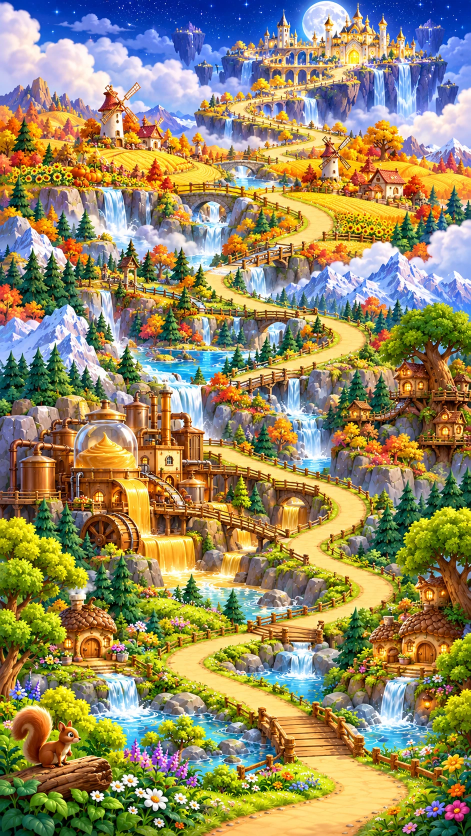
#> input picture web/art/maps/campaign-overview.webp, 941 x 1672 px (shown at 1/2 size)
$ python prepare_assets.py
#> lines starting #> are read from the running program, lines starting #| are printed output that depends on the picture
#!/usr/bin/env python3
"""Convert committed approved art to SDL3-core-readable BMP without replacing art."""
from pathlib import Path
import json
import struct
from PIL import Image

ROOT = Path(__file__).resolve().parents[1]
OUT = ROOT / "native" / "generated-assets" / "data"
NUTS = ["peanut","walnut","almond","cashew","hazelnut","pistachio","gold-acorn",
        "beechnut","brazil-nut","candlenut","chestnut","coconut","ginkgo-nut",
        "hickory-nut","macadamia","pecan","pili-nut","pine-nut","tiger-nut"]
def transform(src: Path, dest: Path) -> None:
    if not src.is_file():
        raise SystemExit(f"Native build BLOCKED: approved asset missing: {src}")
    dest.parent.mkdir(parents=True,exist_ok=True)
    with Image.open(src) as image:
#> image is the input picture: PIL image 941x1672 RGB; mean R, G, B 148.9, 138.1, 99.6
        if min(image.size)<16:
            raise SystemExit(f"Native build BLOCKED: approved image is too small: {src}")
        # SDL3 core's BMP loader preserves source pixels but transparent PNGs
        # need compositing onto the dark native tile background.
        rgba=image.convert("RGBA")
        background=Image.new("RGB",rgba.size,(38,22,45))
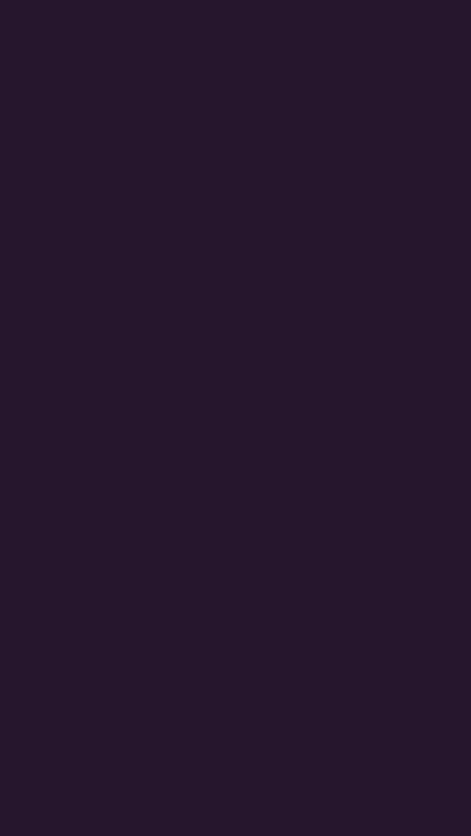
#> background: PIL image 941x1672 RGB (shown at 1/2 size); mean R, G, B 38, 22, 45
        background.paste(rgba,mask=rgba.getchannel("A"))
        background.save(dest,"BMP")
def rgba(source: Path, destination: Path) -> None:
    """Preserve every pixel and its alpha; SDL3 core receives raw RGBA."""
    if not source.is_file():
        raise SystemExit("Missing approved UI overlay: "+str(source))
    destination.parent.mkdir(parents=True,exist_ok=True)
    with Image.open(source) as original:
        image=original.convert("RGBA")
        if max(image.size)>4096 or min(image.size)<16:
            raise SystemExit("Unsupported approved overlay dimensions: "+str(source))
        destination.write_bytes(struct.pack("<II",*image.size)+image.tobytes())

def main() -> None:
    transform(ROOT/"web"/"art"/"maps"/"campaign-overview.webp",
              OUT/"maps"/"campaign-overview.bmp")
    for nut in NUTS:
        transform(ROOT/"web"/"art"/"primary"/"nuts"/(nut+".png"),
                  OUT/"nuts"/(nut+".bmp"))
    # Mobile HOLD_ITEMS.jam_hold art: use the approved hourglass, not a placeholder.
    transform(ROOT/"web"/"art"/"additions"/"economy"/"hourglass.png",
              OUT/"hold"/"jam.bmp")
    for row in range(1,5):
        for col in range(1,7):
            key=f"r{row}c{col}"
            transform(ROOT/"web"/"art"/"nutvale"/"mining-ore"/(key+".png"),
                      OUT/"mine"/(key+".bmp"))
    # Read the *authoritative* playable 40-tier equipment atlas, not a hand-picked
    # or inferred mapping. Non-progression BONUS sprites aren't gear tiers.
    source=(ROOT/"web"/"nutvale-mining-gear.js").read_text(encoding="utf-8")
    prefix="const ART=Object.freeze("
    start=source.find(prefix)
    end=source.find(");",start+len(prefix))
    if start<0 or end<0:
        raise SystemExit("Approved mining gear catalog not found")
    catalog=json.loads(source[start+len(prefix):end])
    if set(catalog)!={"pickaxe","gloves"}:
        raise SystemExit("Native gear catalog unexpected tracks")
    for track,kind in (("pickaxe","pickaxes"),("gloves","gloves")):
        rows=catalog[track]
        if len(rows)!=40:
            raise SystemExit(f"Expected exactly 40 approved {track} tiers")
        for tier,entry in enumerate(rows):
            src=ROOT/"web"/entry["image"]
            if not src.resolve().is_relative_to((ROOT/"web"/"art"/"nutvale"/"mining-tools"/kind).resolve()):
                raise SystemExit("Refusing non-approved gear source: "+str(src))
            transform(src,OUT/"gear"/(f"{track}-{tier:02}.bmp"))
    blockers=("ice-1","ice-2","lock","chain-1","chain-2","chest","crate","rock")
    overlays=("sticky-butter","bomb")
    for name in blockers:
        rgba(ROOT/"web"/"art"/"primary"/"blockers"/(name+".png"),
             OUT/"blocker"/(name+".rgba"))
    for name in overlays:
        rgba(ROOT/"web"/"art"/"primary"/"overlays"/(name+".png"),
             OUT/"overlay"/(name+".rgba"))
    print(f"Native SDL3 sprites: {len(NUTS)+24+80} existing BMP assets plus 1 approved hold-shop BMP and {len(blockers)+len(overlays)} faithful-alpha blocker/overlay assets.")
if __name__=="__main__":
#> (the run stopped early here; a loop or call above may not have finished)
